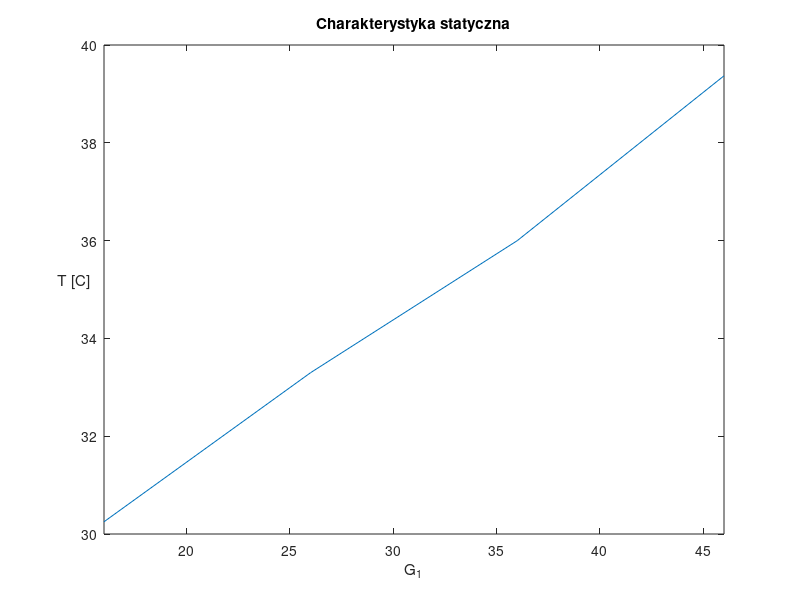

The MATLAB script that drew this image:


plot([16 26 36 46],[30.25,33.3,36,39.37])
title("Charakterystyka statyczna")
ylabel("T [C]")
xlabel("G_1")
set(get(gca,'ylabel'),'rotation',0)
xlim([16, 46])
exportgraphics(gca,'char_stat.pdf')
